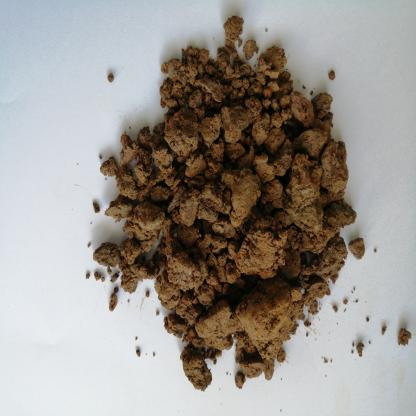
#> input picture jpgData/6/69--10-_jpg.rf.ec2757dd1f19cc88631c9fa616fac2ff.jpg, 416 x 416 px; its folder holds only this picture in this run
$ python close_seg_hsv.py
#> lines starting #> are read from the running program, lines starting #| are printed output that depends on the picture; after the words box and inside, x2 and y2 are one past the last pixel; in counts of white or black regions, pixels touching at a corner belong together
import cv2
import numpy as np
import os
import shutil

## apply watershed and convert to hsv
path = "jpgData"
dirs = [os.path.join(path,dir) for dir in os.listdir(path)]
classes = os.listdir(path)
newPath = 'close_seg'

for c in classes:
    classPath = os.path.join(newPath,c)
    if os.path.exists(classPath): shutil.rmtree(classPath); os.mkdir(classPath)
    else: os.mkdir(classPath)

oldImages = []
for dir in dirs:
    for image in os.listdir(dir):
        oldImages.append(os.path.join(dir,image))
#> pass 2 of the loop `for dir in dirs:`:

for image in oldImages:
    # Load image
    img = cv2.imread(image)#[100:300, 100:300, :]
#> img is the input picture: shape (416, 416, 3); mean B, G, R 145.2, 150.6, 156.1
    img = cv2.cvtColor(img, cv2.COLOR_BGR2RGB)
    orig_img = img.copy()

    gray = cv2.cvtColor(img.copy(), cv2.COLOR_BGR2GRAY)
    # Threshold Processing
    ret, bin_img = cv2.threshold(gray, 0, 255, cv2.THRESH_BINARY_INV + cv2.THRESH_OTSU)
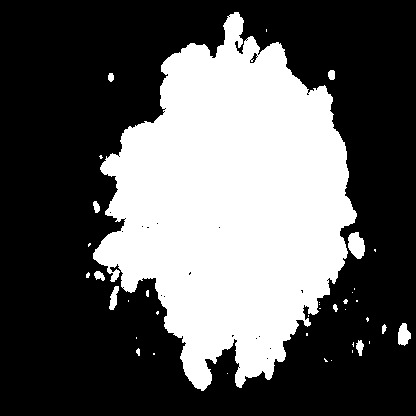
#> bin_img: shape (416, 416); 35.8% white; 39 white regions (27 under 20 px), largest, box (x1, y1, x2, y2) and area: (93, 12, 357, 391) 60751, (348, 232, 365, 259) 336, (398, 323, 411, 346) 212
#> ret = 127
    # Noise removal
    kernel = cv2.getStructuringElement(cv2.MORPH_RECT, (3, 3))
    bin_img = cv2.morphologyEx(bin_img, cv2.MORPH_CLOSE, kernel, iterations=7)
#> bin_img: shape (416, 416); 37.8% white; 7 white regions (2 under 20 px), largest, box (x1, y1, x2, y2) and area: (86, 12, 376, 391) 64725, (382, 323, 416, 346) 404, (352, 340, 370, 356) 158, (136, 337, 155, 356) 67, (108, 73, 114, 82) 44
    bin_img = cv2.dilate(bin_img, kernel, iterations=5)
#> bin_img: shape (416, 416); 44% white; 7 white regions, largest, box (x1, y1, x2, y2) and area: (81, 7, 381, 396) 73335, (377, 318, 416, 351) 999, (347, 335, 375, 361) 598
    # Distance transform
    dist = cv2.distanceTransform(bin_img, cv2.DIST_L2, 5)
    # Foreground area
    ret, sure_fg = cv2.threshold(dist, 0.5 * dist.max(), 255, cv2.THRESH_BINARY)
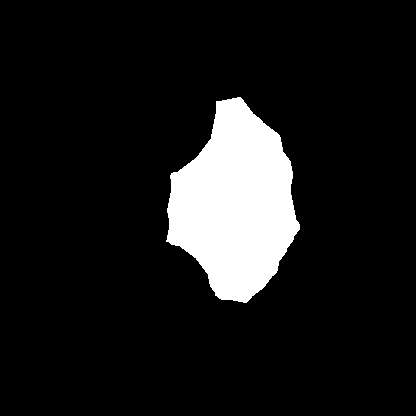
#> sure_fg: shape (416, 416) float32; 10.3% white; 1 white region, box (x1, y1, x2, y2) and area: (166, 97, 300, 303) 17893
#> ret = 61.67
    sure_fg = sure_fg.astype(np.uint8)

    new_image_size=128
    # Apply the mask to the original image to extract the region
    region = cv2.bitwise_and(orig_img, orig_img, mask=sure_fg)
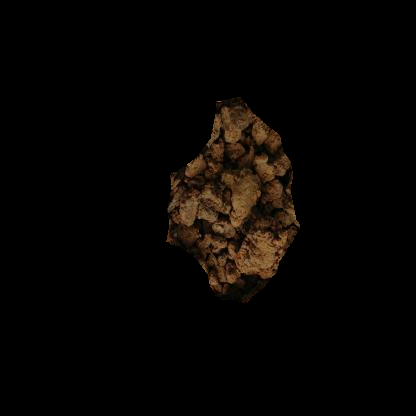
#> region: shape (416, 416, 3); mean R, G, B 6.9, 4.5, 2.5
    # Find the bounding box coordinates (non-zero pixels)
    non_zero_coords = np.argwhere(region > 0)
    min_y, min_x, _ = non_zero_coords.min(axis=0)
#> min_y = 97; min_x = 166
    max_y, max_x, _ = non_zero_coords.max(axis=0)
#> max_y = 302; max_x = 299
    # Crop the region to include only non-zero pixels
    cropped_region = region[min_y:max_y + 1, min_x:max_x + 1]
    cropped_region = cv2.resize(cropped_region, (new_image_size, new_image_size))
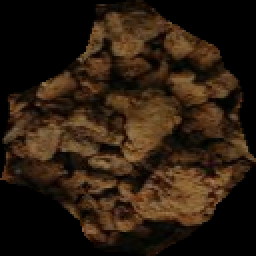
#> cropped_region: shape (128, 128, 3) (shown 2 times larger); mean R, G, B 43, 28.4, 15.4

    rgb_planes = cv2.split(cropped_region)
    result_planes = []
    # Create a CLAHE object.
    clahe = cv2.createCLAHE(tileGridSize=(3,3),clipLimit=10)
    for plane in rgb_planes:
        processed_image = cv2.medianBlur(plane, 7)
        processed_image = clahe.apply(processed_image)
        result_planes.append(processed_image)
#> this loop made 3 passes
#> pass 1, `processed_image = cv2.medianBlur(plane, 7)`:
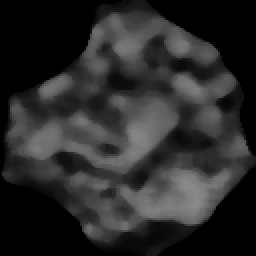
#> processed_image: shape (128, 128) (shown 2 times larger); min 0, max 138, mean 42
#> after the loop, result_planes = 3 items
    result = cv2.merge(result_planes)
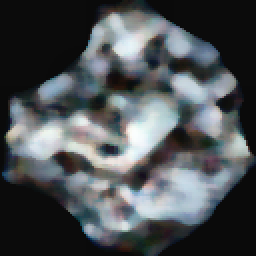
#> result: shape (128, 128, 3) (shown 2 times larger); mean of channels 0, 1, 2 84.5, 81.5, 77; drawn as B, G, R

    HSV = cv2.cvtColor(result,cv2.COLOR_RGB2HSV)
#> HSV: shape (128, 128, 3); mean H, S, V 34.5, 30.1, 86.7
    H,S,V = cv2.split(HSV)
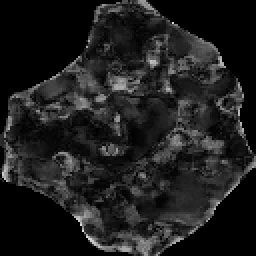
#> S: shape (128, 128) (shown 2 times larger); min 0, max 229, mean 30.1
    V *= 0
#> V: shape (128, 128); every value is 0
    HS = cv2.merge([H,S,V])
#> HS: shape (128, 128, 3); mean H, S, V 34.5, 30.1, 0

    cv2.imwrite(image.replace(path,newPath,1),HS)
#> pass 2 of the loop `for image in oldImages:`:
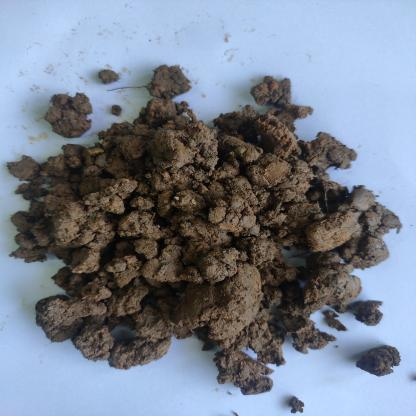
#> input picture jpgData/7/7F--82-_jpg.rf.f812fa57cffb9759128c4180eaa49eb7.jpg, 416 x 416 px
#> img is the input picture: shape (416, 416, 3); mean B, G, R 143.7, 129.4, 120.9
#> `ret, bin_img = cv2.threshold(gray, 0, 255, cv2.THRESH_BINARY_INV + cv2..`:
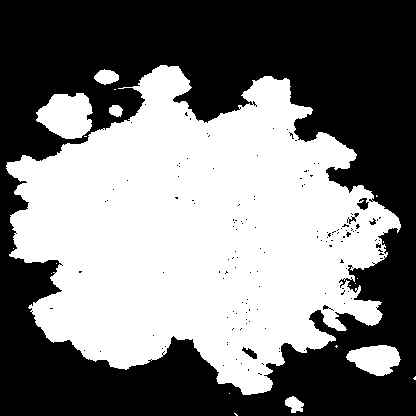
#> bin_img: shape (416, 416); 48.5% white; 20 white regions (14 under 20 px), largest, box (x1, y1, x2, y2) and area: (6, 65, 401, 395) 80170, (36, 93, 93, 139) 1910, (346, 345, 401, 376) 1175, (94, 69, 119, 85) 275, (285, 396, 304, 413) 207, (109, 105, 123, 117) 127
#> `ret, bin_img = cv2.threshold(gray, 0, 255, cv2.THRESH_BINARY_INV + cv2..`: ret = 130
#> `ret, sure_fg = cv2.threshold(dist, 0.5 * dist.max(), 255, cv2.THRESH_B..`: ret = 60.96
#> min_y = 160; min_x = 74
#> max_y = 318; max_x = 316
#> the loop `for plane in rgb_planes:` made 3 passes
#> HSV: shape (128, 128, 3); mean H, S, V 35.2, 21.3, 82.9
#> `H,S,V = cv2.split(HSV)`:
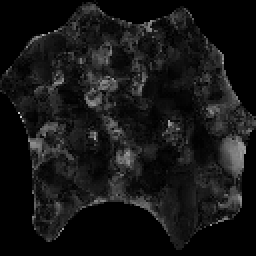
#> S: shape (128, 128) (shown 2 times larger); min 0, max 204, mean 21.3
#> HS: shape (128, 128, 3); mean H, S, V 35.2, 21.3, 0
